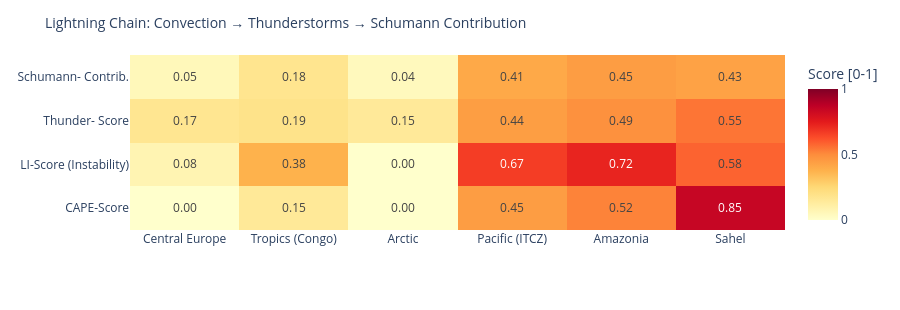

The code cell stored with this chart in its notebook:
### Code cell
# ============================================================
# LIGHTNING CHAIN: Convection → Thunderstorms → Schumann
# Shows the causal chain per measurement point as heatmap
# ============================================================

def cape_score(v):
    """CAPE → normalized score [0,1]"""
    if v is None or pd.isna(v): return 0.0
    return min(1.0, float(v) / 3000)

def li_score(v):
    """Lifted Index: negative = unstable → score [0,1]"""
    if v is None or pd.isna(v): return 0.3
    return min(1.0, max(0.0, (-float(v) + 6) / 12))

def cloud_score(v):
    if v is None or pd.isna(v): return 0.3
    return float(v) / 100

def thunder_score(row):
    """Kombinierter Gewitterwahrscheinlichkeits-Score
    CAPE + LI + Bedeckung + WMO-Gewitter + konvektiver Niederschlag (showers)
    Hinweis: X-Ray und Kp sind kein Bestandteil – nur geomagn./solarer Kontext.
    """
    cs = cape_score(row.get('cape'))
    ls = li_score(row.get('li'))
    cl = cloud_score(row.get('cloud'))
    t  = 1.0 if row.get('thunderstorm') else 0.0
    # Convective precipitation (showers) as additional indicator
    sh = min(1.0, (row.get('showers') or 0) / 5.0)
    return round(cs * 0.30 + ls * 0.25 + cl * 0.15 + t * 0.20 + sh * 0.10, 3)

def schumann_contribution(t_score, lat):
    """Schumann contribution: higher in tropics (±30°), scaled by thunderstorm score"""
    lat_weight = max(0.3, 1.0 - abs(lat) / 60)
    return round(t_score * lat_weight, 3)

df_atm['cape_score']   = df_atm.apply(lambda r: cape_score(r['cape']), axis=1)
df_atm['li_score']     = df_atm.apply(lambda r: li_score(r['li']),    axis=1)
df_atm['thunder_score']= df_atm.apply(lambda r: thunder_score(r.to_dict()), axis=1)
df_atm['schumann_contribution'] = df_atm.apply(
    lambda r: schumann_contribution(r['thunder_score'], r['lat']), axis=1)

metrics = ['cape_score', 'li_score', 'thunder_score', 'schumann_contribution']
labels  = ['CAPE-Score', 'LI-Score\n(Instability)', 'Thunder-\nScore', 'Schumann-\nContrib.']
z_data  = [df_atm[m].tolist() for m in metrics]

fig = go.Figure(go.Heatmap(
    z=z_data,
    x=df_atm['point'].tolist(),
    y=labels,
    colorscale='YlOrRd',
    zmin=0, zmax=1,
    text=[[f'{v:.2f}' for v in row] for row in z_data],
    texttemplate='%{text}', textfont=dict(size=12),
    colorbar=dict(title='Score [0-1]')
))
fig.update_layout(
    title=dict(text='Lightning Chain: Convection → Thunderstorms → Schumann Contribution', font=dict(size=14)),
    height=310,
    plot_bgcolor='rgba(0,0,0,0)', paper_bgcolor='rgba(0,0,0,0)',
    margin=dict(l=130, r=80, t=55, b=80)
)
fig.show()

### Figure 1 — Plotly figure (JSON) as saved in the notebook; plotly's stock layout.template omitted (floating-point values rounded to 4 significant figures)
{"data": [{"colorbar": {"title": {"text": "Score [0-1]"}}, "colorscale": [[0.0, "rgb(255,255,204)"], [0.125, "rgb(255,237,160)"], [0.25, "rgb(254,217,118)"], [0.375, "rgb(254,178,76)"], [0.5, "rgb(253,141,60)"], [0.625, "rgb(252,78,42)"], [0.75, "rgb(227,26,28)"], [0.875, "rgb(189,0,38)"], [1.0, "rgb(128,0,38)"]], "text": [["0.00", "0.15", "0.00", "0.45", "0.52", "0.85"], ["0.08", "0.38", "0.00", "0.67", "0.72", "0.58"], ["0.17", "0.19", "0.15", "0.44", "0.49", "0.55"], ["0.05", "0.18", "0.04", "0.41", "0.45", "0.43"]], "textfont": {"size": 12}, "texttemplate": "%{text}", "type": "heatmap", "x": ["Central Europe", "Tropics (Congo)", "Arctic", "Pacific (ITCZ)", "Amazonia", "Sahel"], "y": ["CAPE-Score", "LI-Score\n(Instability)", "Thunder-\nScore", "Schumann-\nContrib."], "z": [[0.0, 0.15, 0.0, 0.4467, 0.52, 0.8467], [0.075, 0.375, 0.0, 0.6667, 0.725, 0.5833], [0.169, 0.19, 0.147, 0.443, 0.486, 0.548], [0.051, 0.177, 0.044, 0.406, 0.445, 0.429]], "zmax": 1, "zmin": 0}], "layout": {"height": 310, "margin": {"b": 80, "l": 130, "r": 80, "t": 55}, "paper_bgcolor": "rgba(0,0,0,0)", "plot_bgcolor": "rgba(0,0,0,0)", "title": {"font": {"size": 14}, "text": "Lightning Chain: Convection → Thunderstorms → Schumann Contribution"}}}
